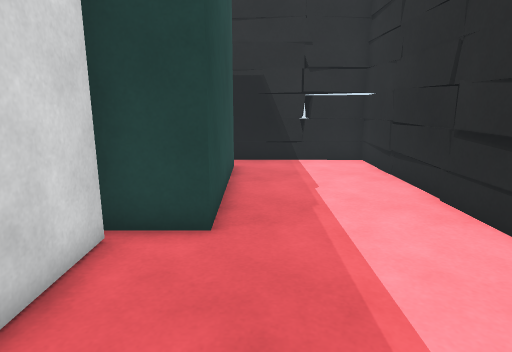
view 1 (above)

16 first-person views from a walk through a scene from a Unity 3-D project. The camera is 1.2 m above the floor, tilts 12° down and sees 75° across. The floor is counted in squares, 0.5 m on a side. Each view is taken from the middle of a square. On the plan, view 1 faces up. The plan holds only what a view shows up to about 20 squares ahead; the rest is blank. The place goes on beyond the plan. The player character is not drawn. Surface patterns are stand-ins for the level's own textures.

view 2
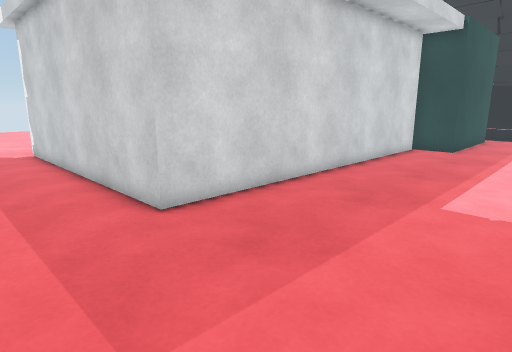

view 3
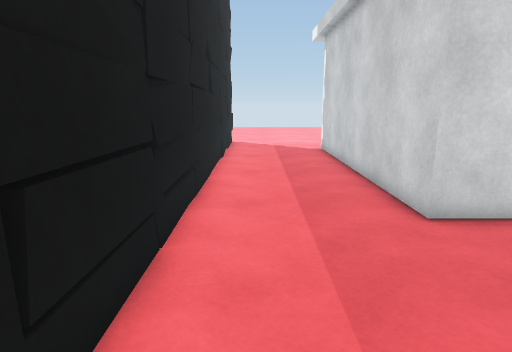

view 4
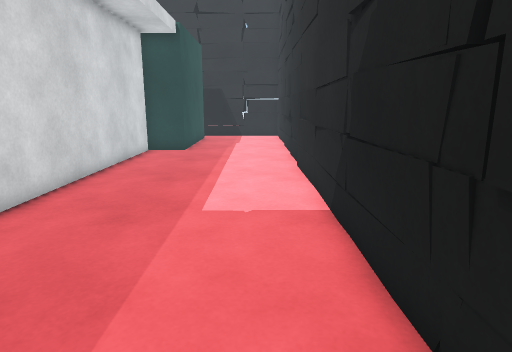

view 5
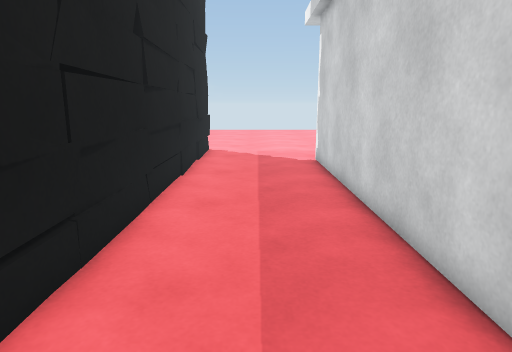

view 6
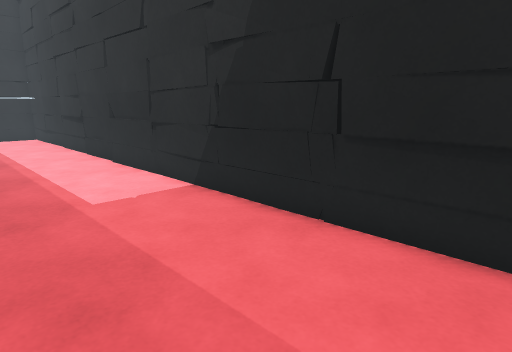

view 7
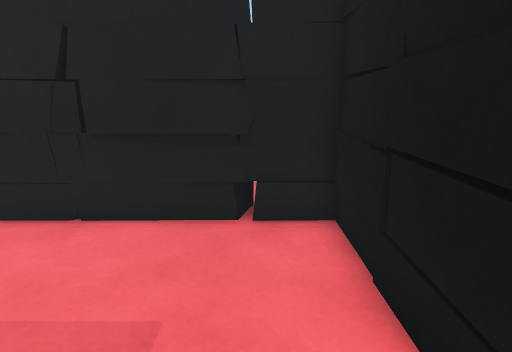

view 8
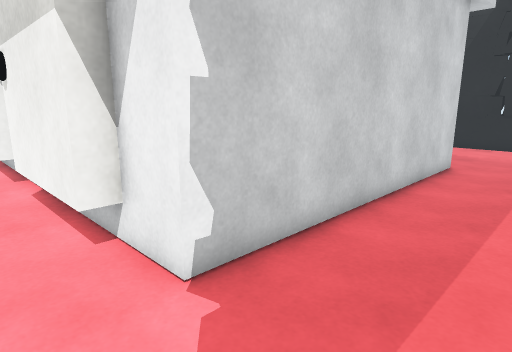

view 9
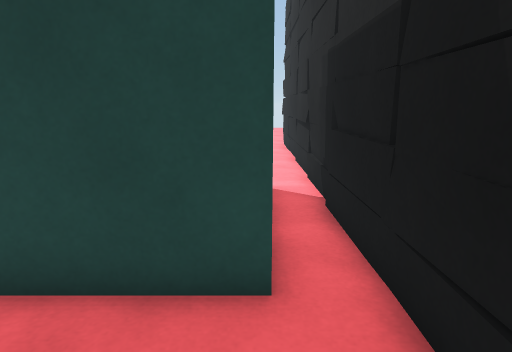

view 10
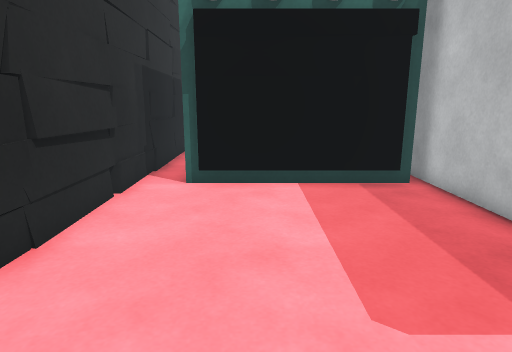

view 11
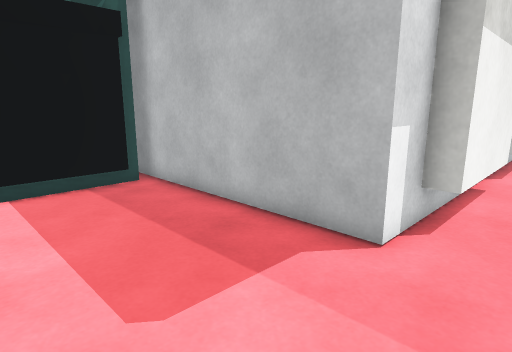

view 12
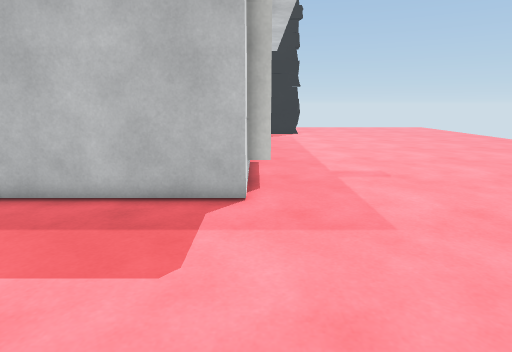

view 13
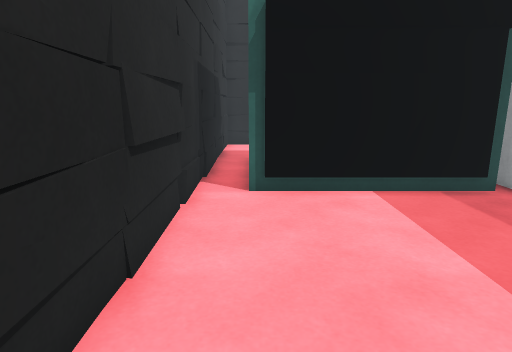

view 14
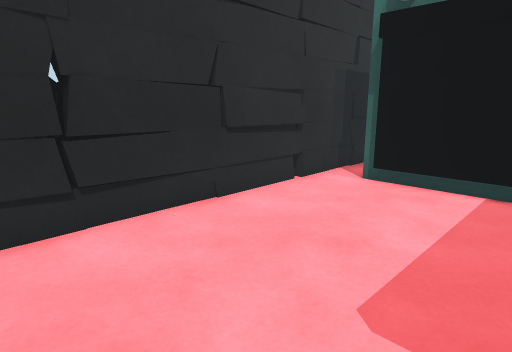

view 15
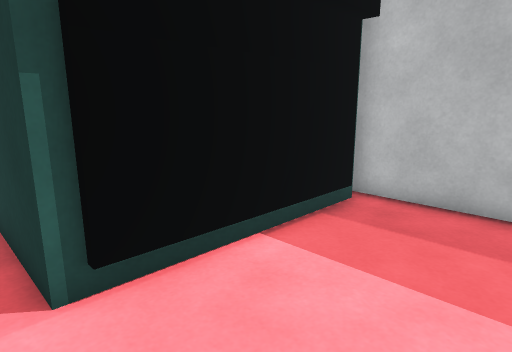

view 16
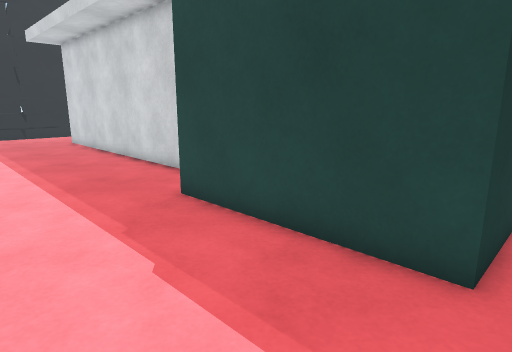

### Floor plan
Key: @ floor where view 1 was taken; # wall or solid block; . floor; O other object.
Columns run from 17 left of view 1 to 6 right of it. Each row starts with its distance up from view 1.
 16   #                ##
 15 #######################
 14  .....................#
 13 ..........OOOOOOO.....#
 12 ..........O     O.....#
 11 ..........O     O.....#
 10 ..........O     O.....#
  9 ..........O     O.....#
  8 ..........O     O.....#
  7 ..........O     O.....#
  6 ..OOOOOOOOO   OOO.....#
  5 ..O           O.......#
  4 ..O           O.......#
  3 ..O           O.......#
  2 ..O           O.......#
  1 ..O           O.......#
  0 .OO           O..@....#
 -1 ..O           O.......#
 -2 ..O           O.......#
 -3 .OO           O.......#
 -4 ..O           O.......#
 -5 ..O           O.......#
 -6 ..O           O.......#
 -7  .O           O.......#
 -8 ..O           O.......#
 -9 ..OOOOOOOOOOOOO.......##
-10 ......................#
-11 ......................#
-12 ......................#
-13 ......................##
-14 ......................#
-15 #######################

Where each view was taken, in squares from view 1:
view 1: 0 up, 0 right, facing up
view 2: 13 down, 4 right, facing up-left
view 3: 13 down, 4 right, facing left
view 4: 12 down, 3 right, facing up
view 5: 12 down, 0 right, facing left
view 6: 13 down, 1 left, facing up-right
view 7: 13 down, 2 left, facing right
view 8: 13 down, 17 left, facing up-right
view 9: 13 up, 3 right, facing left
view 10: 11 up, 17 left, facing right
view 11: 11 up, 17 left, facing down-right
view 12: 14 up, 15 left, facing down
view 13: 13 up, 16 left, facing right
view 14: 8 up, 17 left, facing up-right
view 15: 14 up, 11 left, facing down-right
view 16: 14 up, 4 right, facing down-left
